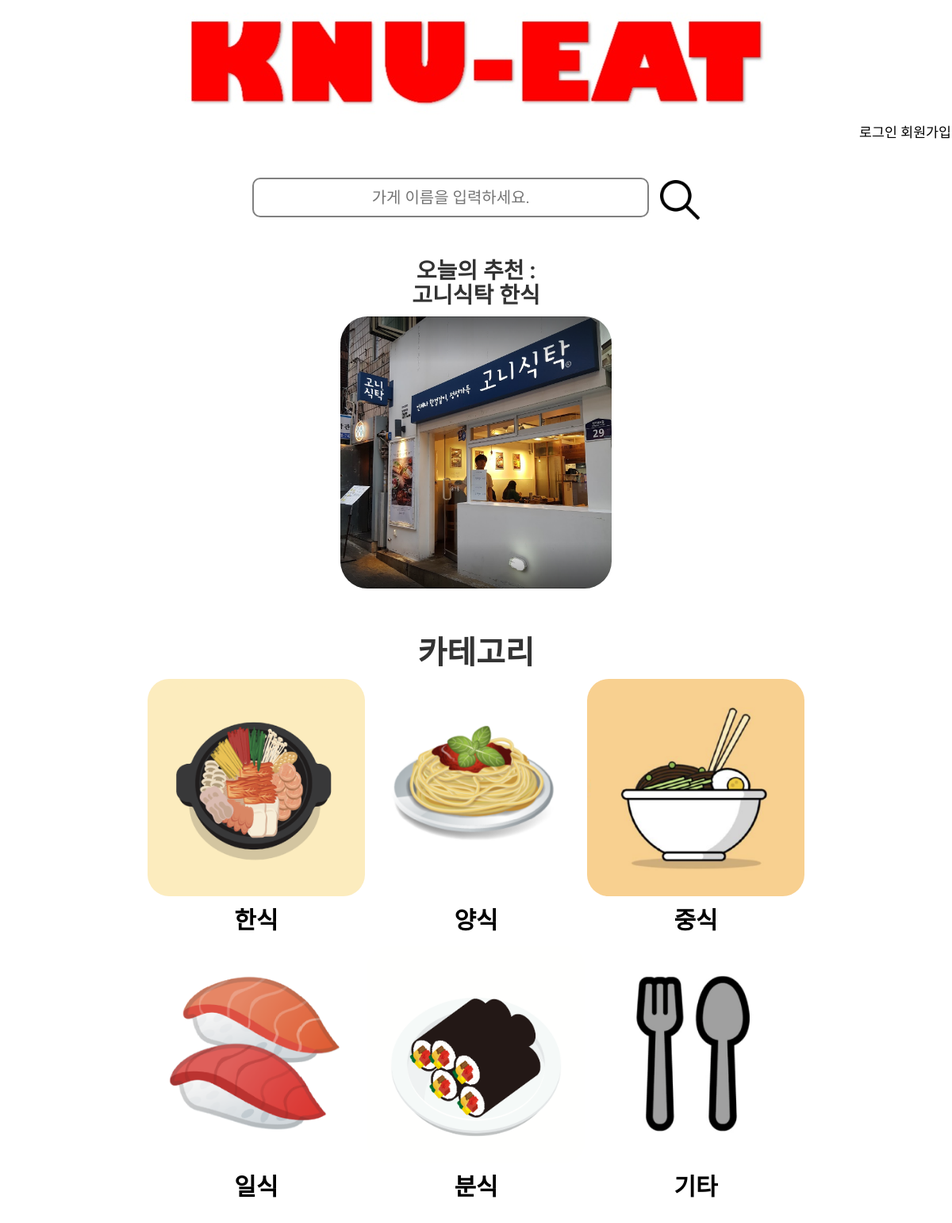
The page / on the database its author committed.
### app1/models.py (models this page shows, shortened)
class Shop(models.Model):
    name=models.CharField(max_length=225)
    address=models.CharField(max_length=225)
    phone_number=models.CharField(max_length=225)
    open_time=models.TimeField()
    close_time=models.TimeField()
    category=models.CharField(max_length=225)
    description=models.TextField()
    photo=models.ImageField(upload_to='images/')
    owner=models.ForeignKey(User, on_delete=models.CASCADE, null=True)
    likes =models.ManyToManyField(
        User, # User 모델과 Shop 모델을 M : N 관계로 두겠다.
        through='Like', # Like라는 중개 모델을 통해 M : N 관계를 맺는다.
        through_fields=('shop', 'user'), # Like에 shop 속성, user 속성을 추가하겠다.
        related_name='likes' # 1 : N  관계에서 market과 연결된 comment를 가져올 때 comment_set으로 가져왔는데,
        )

### app1/views.py (the view)
# urls.py: 2. Add a URL to urlpatterns:  path('', views.home, name='home')
def home(request):
    if request.method == 'POST':
        shop_name=request.POST['shop_name']
        shop=Shop.objects.filter(name__contains=shop_name)
        return render(request,'search.html',{'shop':shop,'shop_name':shop_name})
    user=request.user
    if user.is_active:
        likes=Like.objects.select_related()
        if(Reservation.objects.filter(customer=user)):
            recommend_shop=recommendation(Reservation.objects.filter(customer=user))
        else:
            recommend_shop=random_rec()
        if user.profile.shop_id == -1:
            return render(request, 'home.html', {'user':user, 'likes':likes, 'recommends':recommend_shop})
        else:
            shop=get_object_or_404(Shop, pk=user.profile.shop_id)
            return render(request, 'home.html', {'user':user, 'shop': shop, 'likes':likes,'recommends':recommend_shop})
    else:
        recommend_shop=random_rec()
        return render(request, 'home.html', {'user':user, 'recommends': recommend_shop})

### app1/views.py (called while the page is built)
def random_rec():
    shop_list=list(Shop.objects.all())
    random.shuffle(shop_list)
    return shop_list[0]

### app1/templates/home.html (shortened to what this page needs)
<!DOCTYPE html>
<html lang="en">
<head>
    {% load static %}
    <link rel="stylesheet" href="//maxcdn.bootstrapcdn.com/bootstrap/3.2.0/css/bootstrap.min.css">
    <link rel="stylesheet" href="//maxcdn.bootstrapcdn.com/bootstrap/3.2.0/css/bootstrap-theme.min.css">
    <link rel="stylesheet" href="{% static 'css/app1.css'%}">
    <link rel="stylesheet" href="{% static 'css/home.css'%}">
</head>
<body>
    <div class= 'KNUEAT_image'>
        <img src="{% static 'KNUEAT.jpg' %}">
    </div>
    <div class="navbar">
    {% if user.is_active %}
        <a href="{% url 'logout'%}">로그아웃</a>
        &nbsp
        사용자 이름: <span id="user_info">{{user.profile.name}}</span>
        &nbsp
        <!--정체 : <span id="user_info">{{user.profile.user_type}}</span>
        &nbsp-->
        {% if user.profile.user_type == "사장" %}
            <a href="{% url 'register_store_page'%}">가게등록</a>
            &nbsp
            <a href="{% url 'mypage_own'%}">마이페이지</a>
        {% else %}
            <a href="{% url 'mypage_cus' %}">마이페이지</a>
    {% endif %}
    {% else %}
        <a href="{% url 'login'%}">로그인</a>
        <a href="{% url 'signup'%}">회원가입</a>
    {% endif %}
    </div>
    <div class="search">
        <form action="" method="POST">
            <input class="search_box" type="text" placeholder="가게 이름을 입력하세요." name='shop_name'>
            <input class="search_btn" type="image" src="{% static 'img/search.png' %}">
        </form>
    </div>
    <div class="container">
        <div class='today_recommend'>
            {% if user.is_active %}
                <h3>{{user.profile.name}}님을 위한 오늘의 추천 : <br>
                    {{recommends.name}}&nbsp{{recommends.category}}</h3>
            {% else %}
                <h3>오늘의 추천 : <br>
                    {{recommends.name}}&nbsp{{recommends.category}}</h3>
            {% endif %}
            {% if recommends.photo %}
                <a href="{% url 'restaurant' recommends.id %}"><p class="card-image2"><img src="{{recommends.photo.url}}"></p></a>
            {% else %}
                <a href="{% url 'restaurant' recommends.id %}"><p class="card-image2"><img src="{% static 'nyam/{{recommends.category}}.png' %}"></p></a>
            {% endif %}
        </div>
    </div>
    <div class='category'>
        <h2>카테고리</h2>
        <div class="card">
            <a href="{% url 'category' category_name='한식' %}">
            <p class="card-image"><img src="{% static 'nyam/한식.png' %}"></p>
            <p class="card-title">한식</p></a>
        </div>
        <div class="card">
            <a href="{% url 'category' category_name='양식' %}">
            <p class="card-image"><img src="{% static 'nyam/양식.png' %}"></p>
            <p class="card-title">양식</p></a>
        </div>
        <div class="card">
            <a href="{% url 'category' category_name='중식' %}">
            <p class="card-image"><img src="{% static 'nyam/중식.png' %}"></p>
            <p class="card-title">중식</p></a>
        </div>
        <div class="card">
            <a href="{% url 'category' category_name='일식' %}">
            <p class="card-image"><img src="{% static 'nyam/일식.png' %}"></p>
            <p class="card-title">일식</p></a>
        </div>
        <div class="card">
            <a href="{% url 'category' category_name='분식' %}">
            <p class="card-image"><img src="{% static 'nyam/분식.png' %}"></p>
            <p class="card-title">분식</p></a>
        </div>
        <div class="card">
            <a href="{% url 'category' category_name='기타' %}">
            <p class="card-image"><img src="{% static 'nyam/기타.png' %}"></p>
            <p class="card-title">기타</p></a>
        </div>
    </div>
</body>
</html>

### app1/templates/css/app1.css (style rules this page uses)
.navbar { font-family: 'Jua', sans-serif; }

### app1/templates/css/home.css (style rules this page uses)
body { font-family: 'Jua', sans-serif; }
.navbar { text-align: right; font-size: 13pt }
a { color:black; text-decoration: none; }
.card { display: inline-block; width: 30%; }
.card-image img { width: 100%; border-radius: 10%; }
.card-image2 img { width: 30%; border-radius: 10%; text-align: center; display: block; margin-left:auto; margin-right: auto; }
.card-title { text-align: center; font-size:30px; font-weight: bold; }
.category { text-align: center; margin: 50px 0; padding: 0 12%; }
.KNUEAT_image { text-align: center; }
.search { text-align: center; width: 100%; }
.search_box { width: 500px; height: 50px; font-size: 20px; text-align: center; border-radius: 10px; border:2px solid gray; }
.search_btn { width: 50px; vertical-align: middle; margin-left: 10px; }
form { margin: 10px 0; }
.container { overflow:hidden; float: center; }
h2 { font-size:40px; font-weight:bold; }
h3 { font-size:28px; text-align: center; font-weight:bold; }

### rows shown on the page
Shop: name "고니식탁", category "한식", photo (picture)
